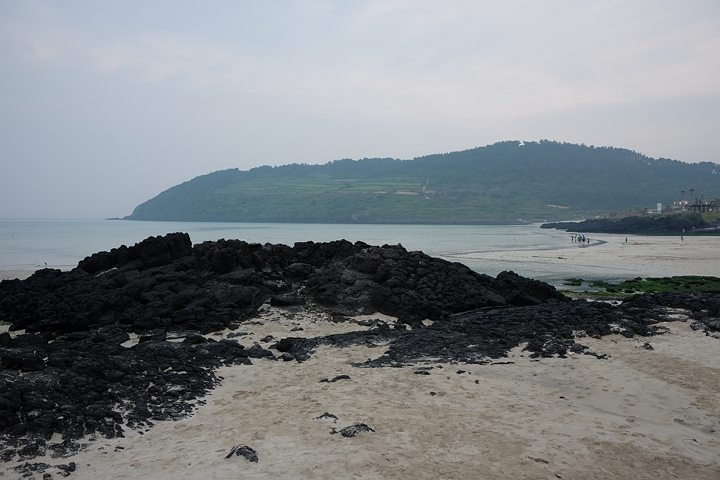
#> input picture L06/img1.jpg, 720 x 480 px
$ python L06_03.py
#> lines starting #> are read from the running program, lines starting #| are printed output that depends on the picture
# 호모그래피를 이용한 이미지 정합
# SIFT 특징점을 사용하여 두 이미지 간 대응점을 찾고, 이를 바탕으로 호모그래피를 계산하여 하나의 이미지 위에 정렬하세요

import cv2 as cv
import numpy as np
import matplotlib.pyplot as plt

# cv.imread()를 사용하여 두 개의 이미지를 불러옵니다.
img1 = cv.imread('img1.jpg')
#> img1 is the input picture: shape (480, 720, 3); mean B, G, R 134.2, 130.6, 125.7
img2 = cv.imread('img2.jpg')
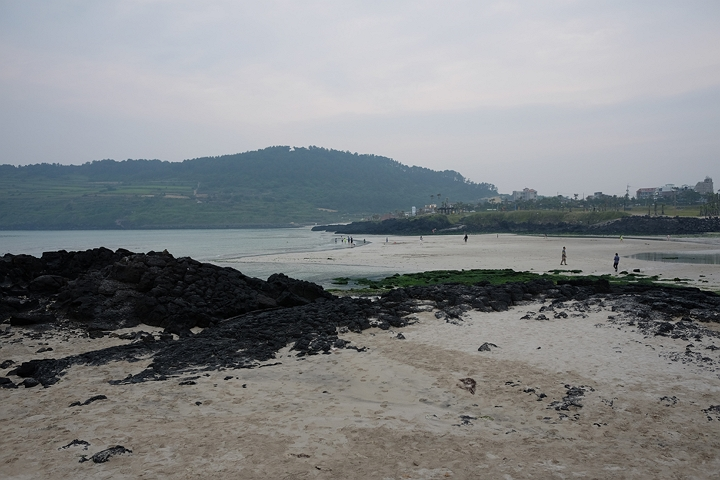
#> input picture L06/img2.jpg, 720 x 480 px
#> img2 is the input picture: shape (480, 720, 3); mean B, G, R 134.4, 132.3, 129.6

# cv.SIFT_create()를 사용하여 특징점을 검출합니다.
sift = cv.SIFT_create()
kp1, des1 = sift.detectAndCompute(img1, None)
#> kp1 = 927 keypoints; strongest (x, y, size): (619, 303, 2.6), (427, 373, 2.2), (205, 368, 1.9), (440, 367, 2.1)
kp2, des2 = sift.detectAndCompute(img2, None)
#> kp2 = 965 keypoints; strongest (x, y, size): (466, 237, 2), (638, 270, 2.3), (635, 270, 1.9), (244, 386, 2.5)

# cv.BFMatcher()를 사용하여 특징점을 매칭합니다.
bf = cv.BFMatcher()
matches = bf.knnMatch(des1, des2, k=2)
#> matches = 927 matches

good = []
for m, n in matches:
    if m.distance < 0.75 * n.distance:
        good.append(m)
#> after the loop, good = 288 matches

matched_img = cv.drawMatches(img1, kp1, img2, kp2, good, None, flags=cv.DrawMatchesFlags_NOT_DRAW_SINGLE_POINTS)
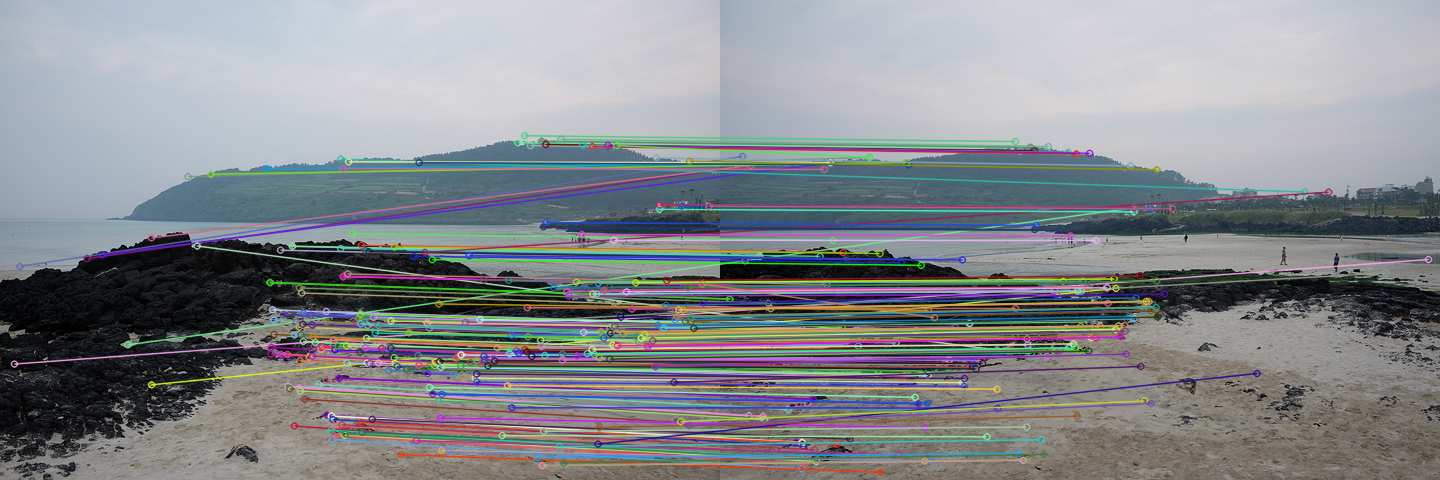
#> matched_img: shape (480, 1440, 3); mean B, G, R 141.3, 137.4, 134.1

# cv.findHomography()를 사용하여 호모그래피 행렬을 계산합니다.
# 힌트: cv.findHomography()에서 cv.RANSAC을 사용하면 이상점(Outlier) 영향을 줄일 수 있습니다.
src_pts = np.float32([kp1[m.queryIdx].pt for m in good]).reshape(-1,1,2)
#> src_pts = 288 rows, first 8: [13.88, 363.6], [19.44, 266], [86.7, 258.1], [101.7, 254.2], [127.3, 344.3], [150.9, 237.4], [151.1, 384.3], [187.6, 176.2]
dst_pts = np.float32([kp2[m.trainIdx].pt for m in good]).reshape(-1,1,2)
#> dst_pts = 288 rows, first 8: [708, 259], [21.88, 156], [30.18, 165.1], [109.8, 162.3], [413.6, 207.3], [30.18, 165.1], [395.4, 287.8], [149.1, 157]

M, mask = cv.findHomography(src_pts, dst_pts, cv.RANSAC, 5.0)
#> M = [[1.6, -0.0524, -403.6], [0.169, 1.38, -71.84], [0.000847, -5.09e-05, 1]]; mask = 288 values, max 1 at index 11, min 0 at index 0, mean 0.934

# cv.warpPerspective()를 사용하여 한 이미지를 변환하여 다른 이미지와 정렬합니다.
# 힌트: cv.warpPerspective()를 사용할 때 출력 크기를 원본 이미지 크기와 동일하게 설정하세요.
h1, w1 = img1.shape[:2]
#> h1 = 480; w1 = 720
h2, w2 = img2.shape[:2]
#> h2 = 480; w2 = 720

corners1 = np.float32([[0,0],[w1,0],[w1,h1],[0,h1]]).reshape(-1,1,2)
#> corners1 = [[0, 0], [720, 0], [720, 480], [0, 480]]
corners2 = np.float32([[0,0],[w2,0],[w2,h2],[0,h2]]).reshape(-1,1,2)
#> corners2 = [[0, 0], [720, 0], [720, 480], [0, 480]]
transformed_corners1 = cv.perspectiveTransform(corners1, M)
#> transformed_corners1 = [[-403.6, -71.84], [464, 30.78], [455.3, 448.5], [-439.5, 604.3]]
all_corners = np.concatenate((transformed_corners1, corners2), axis=0)
#> all_corners = [[-403.6, -71.84], [464, 30.78], [455.3, 448.5], [-439.5, 604.3], [0, 0], [720, 0], [720, 480], [0, 480]]
x_min, y_min = np.int32(all_corners.min(axis=0).ravel())
#> x_min = -439; y_min = -71
x_max, y_max = np.int32(all_corners.max(axis=0).ravel())
#> x_max = 720; y_max = 604
translation_dist = [-x_min, -y_min]
#> translation_dist = [439, 71]
H_translation = np.array([[1,0,translation_dist[0]],[0,1,translation_dist[1]],[0,0,1]], dtype=np.float32)
#> H_translation = [[1, 0, 439], [0, 1, 71], [0, 0, 1]]
stitched_width = x_max - x_min
#> stitched_width = 1159
stitched_height = y_max - y_min
#> stitched_height = 675

result = cv.warpPerspective(img1, H_translation.dot(M), (stitched_width, stitched_height))
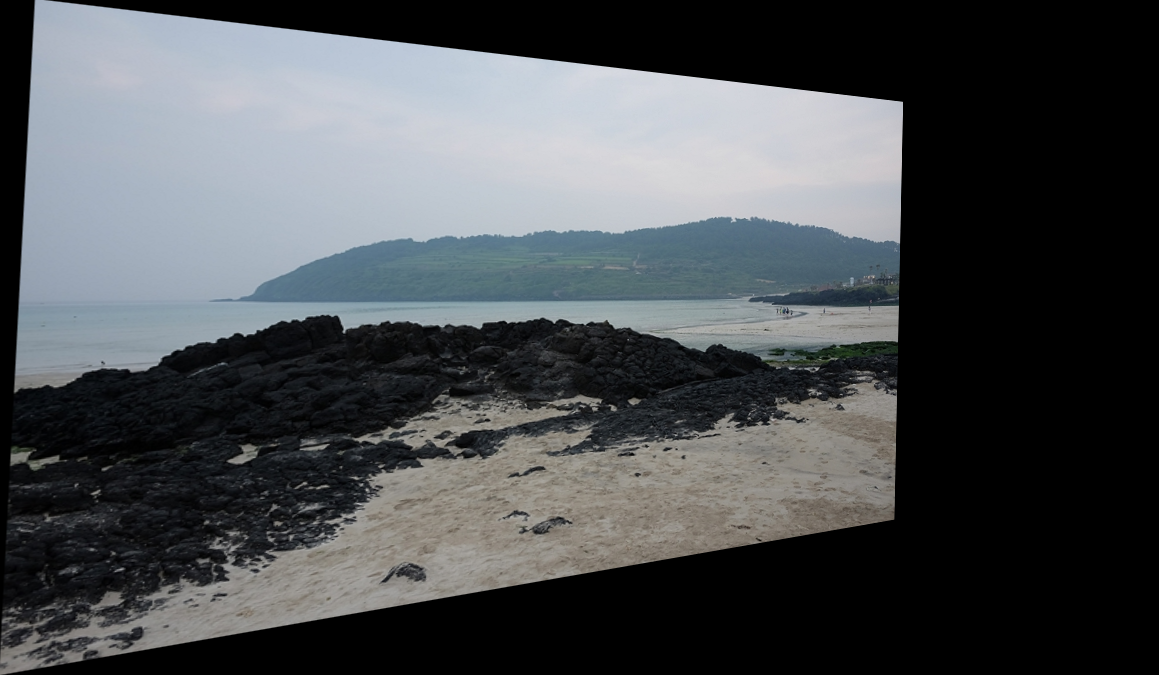
#> result: shape (675, 1159, 3); mean B, G, R 80.7, 77.9, 74.6
result[translation_dist[1]:translation_dist[1]+h2, translation_dist[0]:translation_dist[0]+w2] = img2
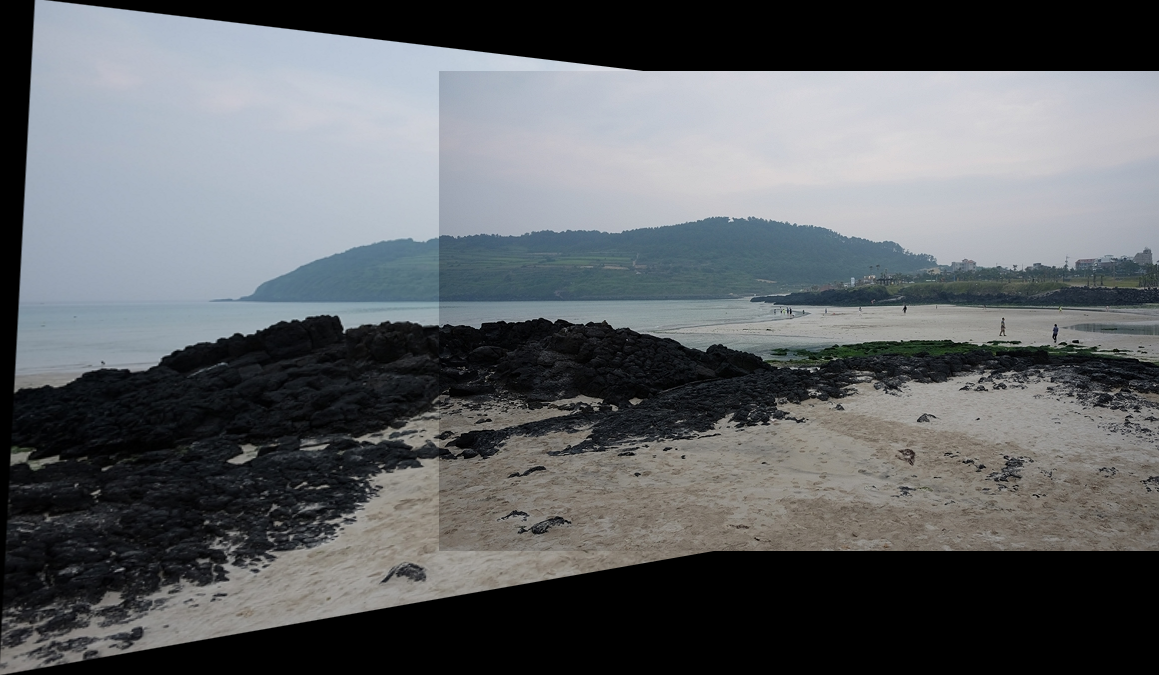
#> result: shape (675, 1159, 3); mean B, G, R 102.4, 99.2, 95.9

# 변환된 이미지를 원본 이미지와 비교하여 출력하세요.
plt.figure(figsize=(12, 6))
plt.subplot(1, 4, 1)
plt.imshow(cv.cvtColor(img1, cv.COLOR_BGR2RGB))
plt.title("Original Image")
plt.axis('off')

plt.subplot(1, 4, 2)
plt.imshow(cv.cvtColor(img2, cv.COLOR_BGR2RGB))
plt.title("Target Image")
plt.axis('off')

plt.subplot(1, 4, 3)
plt.imshow(cv.cvtColor(result, cv.COLOR_BGR2RGB))
plt.title("Aligned Image")
plt.axis('off')

plt.subplot(1, 4, 4)
plt.imshow(cv.cvtColor(matched_img, cv.COLOR_BGR2RGB))
plt.title('Matched Points')
plt.axis('off')

plt.show()
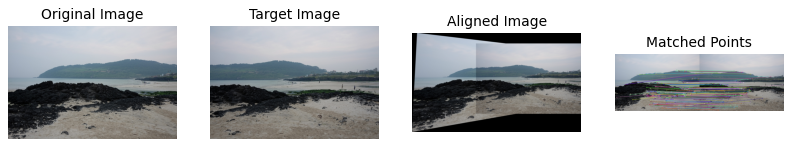
#> figure drawn by matplotlib, 4 panels
